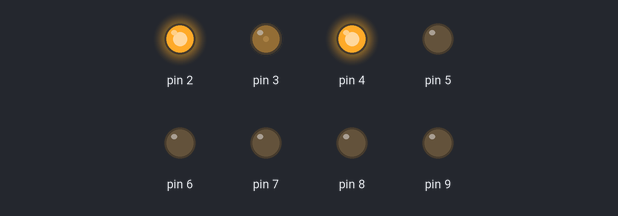
Simulated run of this sketch. Board: Arduino Uno, built with avr-gcc and run on an emulated ATmega328P. Shown: output pins drawn as LEDs (lit = HIGH).

Above: at 0.1 s.
Timing chart, 0 to 1.6 s (numbered marks = the images above):
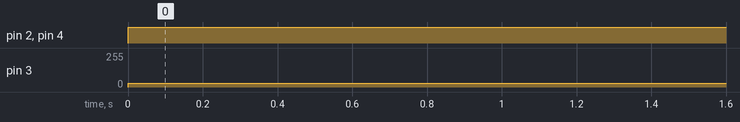

Measured:
- by itself, pin 2, pin 4: LOW → HIGH at 0.00 s
- by itself, pin 3: 0/255 → 30/255 at 0.00 s

The sketch:

motortest.ino
```cpp
  int speed1 = 20;
void setup() {
  // put your setup code here, to run once:
 pinMode(8, OUTPUT); // 8 and 9 and back right
  pinMode(9, OUTPUT);
   pinMode(7, OUTPUT); // 7 and 6 and front right
  pinMode(6, OUTPUT);
   pinMode(5, OUTPUT); // 5 and 4 and front left
  pinMode(4, OUTPUT);
   pinMode(3, OUTPUT); // 3 and 2 a dn back left
  pinMode(2, OUTPUT);
  analogWrite(7, 0);
  analogWrite(9, 0);
  analogWrite(5, 0);
  analogWrite(3, 0);
}
void goBackward(){
  analogWrite(7, speed1);
  digitalWrite(6, HIGH);
  analogWrite(9, speed1);
  digitalWrite(8, HIGH);
  analogWrite(5, speed1);
  digitalWrite(4, LOW);
  analogWrite(3, speed1);
  digitalWrite(2, LOW);
}

void goForward(){
  analogWrite(7, speed1);
  digitalWrite(6, LOW);
  analogWrite(9, speed1);
  digitalWrite(8, LOW);
  analogWrite(5, speed1);
  digitalWrite(4, HIGH);
  analogWrite(3, speed1);
  digitalWrite(2, HIGH);
}

void goLeft(){
  analogWrite(7, speed1);
  digitalWrite(6, LOW);
  analogWrite(9, speed1);
  digitalWrite(8, HIGH);
  analogWrite(5, speed1);
  digitalWrite(4, LOW);
  analogWrite(3, speed1);
  digitalWrite(2, HIGH);
}


void goRight(){
  analogWrite(7, speed1);
  digitalWrite(6, HIGH);
  analogWrite(9, speed1);
  digitalWrite(8, LOW);
  analogWrite(5, speed1);
  digitalWrite(4, HIGH);
  analogWrite(3, speed1);
  digitalWrite(2, LOW);
}

void goForwardRight(){
  analogWrite(7, 0);
  digitalWrite(6, HIGH);
  analogWrite(9, speed1*1.5);
  digitalWrite(8, LOW);
  analogWrite(5, speed1*1.5);
  digitalWrite(4, HIGH);
  analogWrite(3, 0);
  digitalWrite(2, LOW);
}

void goBackLeft(){
  analogWrite(7, 0);
  digitalWrite(6, HIGH);
  analogWrite(9, speed1*1.5);
  digitalWrite(8, LOW);
  analogWrite(5, speed1*1.5);
  digitalWrite(4, HIGH);
  analogWrite(3, 0);
  digitalWrite(2, LOW);
}


void goBackRight(){
  analogWrite(7, speed1*1.5);
  digitalWrite(6, HIGH);
  analogWrite(9, 0);
  digitalWrite(8, LOW);
  analogWrite(5, 0);
  digitalWrite(4, HIGH);
  analogWrite(3, speed1*1.5);
  digitalWrite(2, LOW);
}

void goForwardLeft(){
  analogWrite(7, speed1*1.5);
  digitalWrite(6, LOW);
  analogWrite(9, 0);
  digitalWrite(8, LOW);
  analogWrite(5, 0);
  digitalWrite(4, HIGH);
  analogWrite(3, speed1*1.5);
  digitalWrite(2, HIGH);
}

void loop() {
  goForwardLeft();
  Serial.println(" backleft ");
  delay(3000);
  // put your main code here, to run repeatedly:
//   analogWrite(7, 0);
//  digitalWrite(6, HIGH);
//  analogWrite(9, 0);
//  digitalWrite(8, LOW);
//  analogWrite(5, speed1);
//  digitalWrite(4, HIGH);
//  analogWrite(3, 0);
//  digitalWrite(2, LOW);
//  Serial.println(" backright ");
  delay(3000);
}
```
